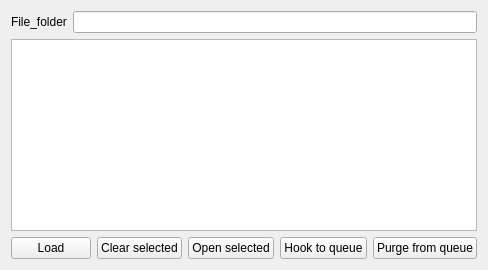
       <widget class="QWidget" name="tab_13">
        <attribute name="title">
         <string>Navigator</string>
        </attribute>
        <layout class="QVBoxLayout" name="verticalLayout_10">
         <item>
          <layout class="QHBoxLayout" name="horizontalLayout_18">
           <item>
            <widget class="QLabel" name="label_10">
             <property name="text">
              <string>File_folder</string>
             </property>
            </widget>
           </item>
           <item>
            <widget class="QLineEdit" name="lineEdit_folder_of_rod_files"/>
           </item>
          </layout>
         </item>
         <item>
          <widget class="QListWidget" name="listWidget_rod_files">
           <property name="acceptDrops">
            <bool>true</bool>
           </property>
           <property name="dragEnabled">
            <bool>true</bool>
           </property>
           <property name="selectionMode">
            <enum>QAbstractItemView::ExtendedSelection</enum>
           </property>
          </widget>
         </item>
         <item>
          <layout class="QHBoxLayout" name="horizontalLayout_19">
           <item>
            <widget class="QPushButton" name="pushButton_load_files">
             <property name="sizePolicy">
              <sizepolicy hsizetype="Fixed" vsizetype="Fixed">
               <horstretch>0</horstretch>
               <verstretch>0</verstretch>
              </sizepolicy>
             </property>
             <property name="text">
              <string>Load</string>
             </property>
            </widget>
           </item>
           <item>
            <widget class="QPushButton" name="pushButton_clear_selected_files">
             <property name="text">
              <string>Clear selected</string>
             </property>
            </widget>
           </item>
           <item>
            <widget class="QPushButton" name="pushButton_open_selected_rod_file">
             <property name="text">
              <string>Open selected</string>
             </property>
            </widget>
           </item>
           <item>
            <widget class="QPushButton" name="pushButton_hook_to_batch">
             <property name="text">
              <string>Hook to queue</string>
             </property>
            </widget>
           </item>
           <item>
            <widget class="QPushButton" name="pushButton_purge_from_batch">
             <property name="text">
              <string>Purge from queue</string>
             </property>
            </widget>
           </item>
          </layout>
         </item>
        </layout>
       </widget>
